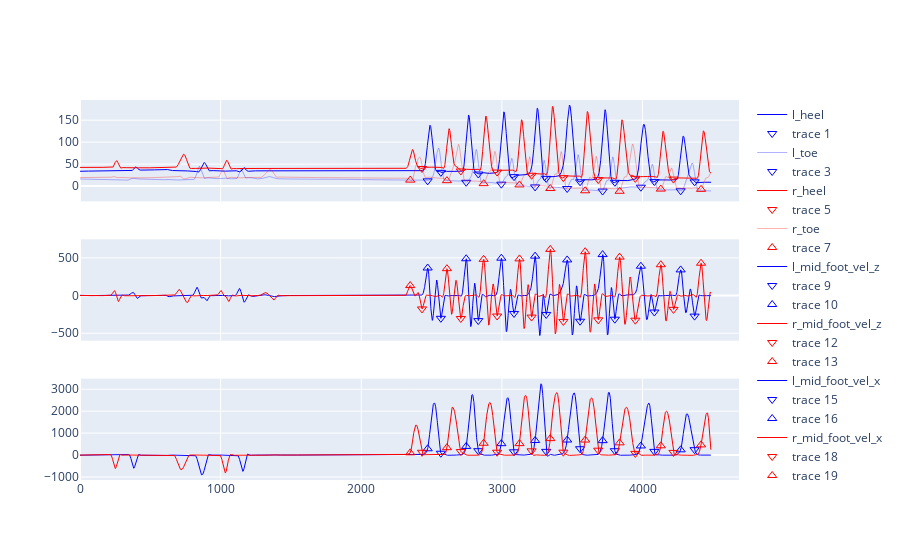

Notebook code for this chart:
### Code cell
l_heel_pos = filtered_data[:,:,np.argwhere(omc_data["marker_location"]=='l_heel')[:,0][0]]
l_toe_pos = filtered_data[:,:,np.argwhere(omc_data["marker_location"]=='l_toe')[:,0][0]]
r_heel_pos = filtered_data[:,:,np.argwhere(omc_data["marker_location"]=='r_heel')[:,0][0]]
r_toe_pos = filtered_data[:,:,np.argwhere(omc_data["marker_location"]=='r_toe')[:,0][0]]

fig = make_subplots(rows=3, cols=1, shared_xaxes=True)

# Position data
fig.add_trace(go.Scatter(x=np.arange(l_heel_pos.shape[0]), y=l_heel_pos[:,2], mode='lines', line=dict(color='rgba(0, 0, 255, 1)', width=1), name='l_heel'), row=1, col=1)
fig.add_trace(go.Scatter(x=l_ix_IC, y=l_heel_pos[l_ix_IC,-1], mode="markers", marker=dict(symbol='triangle-down-open', size=8, color='rgba(0, 0, 255, 1)')), row=1, col=1)
fig.add_trace(go.Scatter(x=np.arange(l_toe_pos.shape[0]), y=l_toe_pos[:,2], mode='lines', line=dict(color='rgba(0, 0, 255, 0.3)', width=1), name='l_toe'), row=1, col=1)
fig.add_trace(go.Scatter(x=l_ix_FC, y=l_toe_pos[l_ix_FC,-1], mode="markers", marker=dict(symbol='triangle-down-open', size=8, color='rgba(0, 0, 255, 1)')), row=1, col=1)
fig.add_trace(go.Scatter(x=np.arange(r_heel_pos.shape[0]), y=r_heel_pos[:,2], mode='lines', line=dict(color='rgba(255, 0, 0, 1)', width=1), name='r_heel'), row=1, col=1)
fig.add_trace(go.Scatter(x=r_ix_IC, y=r_heel_pos[r_ix_IC,-1], mode="markers", marker=dict(symbol='triangle-down-open', size=8, color='rgba(255, 0, 0, 1)')), row=1, col=1)
fig.add_trace(go.Scatter(x=np.arange(r_toe_pos.shape[0]), y=r_toe_pos[:,2], mode='lines', line=dict(color='rgba(255, 0, 0, 0.3)', width=1), name='r_toe'), row=1, col=1)
fig.add_trace(go.Scatter(x=r_ix_FC, y=r_toe_pos[r_ix_FC,-1], mode="markers", marker=dict(symbol='triangle-up-open', size=8, color='rgba(255, 0, 0, 1)')), row=1, col=1)

# Velocity
fig.add_trace(go.Scatter(x=np.arange(l_mid_foot_vel.shape[0]), y=l_mid_foot_vel[:,-1], mode='lines', line=dict(color='rgba(0, 0, 255, 1)', width=1), name='l_mid_foot_vel_z'), row=2, col=1)
fig.add_trace(go.Scatter(x=l_ix_IC, y=l_mid_foot_vel[l_ix_IC,-1], mode="markers", marker=dict(symbol='triangle-down-open', size=8, color='rgba(0, 0, 255, 1)')), row=2, col=1)
fig.add_trace(go.Scatter(x=l_ix_FC, y=l_mid_foot_vel[l_ix_FC,-1], mode="markers", marker=dict(symbol='triangle-up-open', size=8, color='rgba(0, 0, 255, 1)')), row=2, col=1)
fig.add_trace(go.Scatter(x=np.arange(r_mid_foot_vel.shape[0]), y=r_mid_foot_vel[:,-1], mode='lines', line=dict(color='rgba(255, 0, 0, 1)', width=1), name='r_mid_foot_vel_z'), row=2, col=1)
fig.add_trace(go.Scatter(x=r_ix_IC, y=r_mid_foot_vel[r_ix_IC,-1], mode="markers", marker=dict(symbol='triangle-down-open', size=8, color='rgba(255, 0, 0, 1)')), row=2, col=1)
fig.add_trace(go.Scatter(x=r_ix_FC, y=r_mid_foot_vel[r_ix_FC,-1], mode="markers", marker=dict(symbol='triangle-up-open', size=8, color='rgba(255, 0, 0, 1)')), row=2, col=1)

# Horizontal foot velocity
fig.add_trace(go.Scatter(x=np.arange(l_mid_foot_vel.shape[0]), y=l_mid_foot_vel[:,0], mode='lines', line=dict(width=1, color='rgba(0, 0, 255, 1)'), name='l_mid_foot_vel_x'), row=3, col=1)
fig.add_trace(go.Scatter(x=l_ix_IC, y=l_mid_foot_vel[l_ix_IC,0], mode="markers", marker=dict(symbol='triangle-down-open', size=8, color='rgba(0, 0, 255, 1)')), row=3, col=1)
fig.add_trace(go.Scatter(x=l_ix_FC, y=l_mid_foot_vel[l_ix_FC,0], mode="markers", marker=dict(symbol='triangle-up-open', size=8, color='rgba(0, 0, 255, 1)')), row=3, col=1)
fig.add_trace(go.Scatter(x=np.arange(r_mid_foot_vel.shape[0]), y=r_mid_foot_vel[:,0], mode='lines', line=dict(width=1, color='rgba(255, 0, 0, 1)'), name='r_mid_foot_vel_x'), row=3, col=1)
fig.add_trace(go.Scatter(x=r_ix_IC, y=r_mid_foot_vel[r_ix_IC,0], mode="markers", marker=dict(symbol='triangle-down-open', size=8, color='rgba(255, 0, 0, 1)')), row=3, col=1)
fig.add_trace(go.Scatter(x=r_ix_FC, y=r_mid_foot_vel[r_ix_FC,0], mode="markers", marker=dict(symbol='triangle-up-open', size=8, color='rgba(255, 0, 0, 1)')), row=3, col=1)

# fig.update_xaxes(range=[2250, l_heel_pos.shape[0]])
fig.show()

### Figure 1 — Plotly figure (JSON) as saved in the notebook; plotly's stock layout.template omitted (floating-point values rounded to 4 significant figures; data arrays with more than 128 entries replaced by an {"elided": "..."} marker saying what was removed)
{"data": [{"line": {"color": "rgba(0, 0, 255, 1)", "width": 1}, "mode": "lines", "name": "l_heel", "type": "scatter", "x": {"elided": "4488 int values"}, "xaxis": "x", "y": {"elided": "4488 float values"}, "yaxis": "y"}, {"marker": {"color": "rgba(0, 0, 255, 1)", "size": 8, "symbol": "triangle-down-open"}, "mode": "markers", "type": "scatter", "x": [2566, 2832, 3086, 3315, 3556, 3803, 4084, 4370], "xaxis": "x", "y": [31.16, 27.46, 21.47, 17.48, 9.781, 8.547, 10.21, 9.601], "yaxis": "y"}, {"line": {"color": "rgba(0, 0, 255, 0.3)", "width": 1}, "mode": "lines", "name": "l_toe", "type": "scatter", "x": {"elided": "4488 int values"}, "xaxis": "x", "y": {"elided": "4488 float values"}, "yaxis": "y"}, {"marker": {"color": "rgba(0, 0, 255, 1)", "size": 8, "symbol": "triangle-down-open"}, "mode": "markers", "type": "scatter", "x": [2472, 2746, 2996, 3236, 3464, 3716, 3988, 4271], "xaxis": "x", "y": [11.86, 8.586, 4.345, -1.919, -5.512, -11.4, -2.606, -10.79], "yaxis": "y"}, {"line": {"color": "rgba(255, 0, 0, 1)", "width": 1}, "mode": "lines", "name": "r_heel", "type": "scatter", "x": {"elided": "4488 int values"}, "xaxis": "x", "y": {"elided": "4488 float values"}, "yaxis": "y"}, {"marker": {"color": "rgba(255, 0, 0, 1)", "size": 8, "symbol": "triangle-down-open"}, "mode": "markers", "type": "scatter", "x": [2432, 2708, 2966, 3211, 3437, 3685, 3949, 4220], "xaxis": "x", "y": [40.03, 34.42, 31.87, 24.58, 19.18, 14.8, 17.46, 15.85], "yaxis": "y"}, {"line": {"color": "rgba(255, 0, 0, 0.3)", "width": 1}, "mode": "lines", "name": "r_toe", "type": "scatter", "x": {"elided": "4488 int values"}, "xaxis": "x", "y": {"elided": "4488 float values"}, "yaxis": "y"}, {"marker": {"color": "rgba(255, 0, 0, 1)", "size": 8, "symbol": "triangle-up-open"}, "mode": "markers", "type": "scatter", "x": [2348, 2609, 2870, 3125, 3344, 3592, 3837, 4130, 4416], "xaxis": "x", "y": [13.54, 12.28, 5.442, 2.602, -5.584, -10.74, -11.84, -6.864, -7.423], "yaxis": "y"}, {"line": {"color": "rgba(0, 0, 255, 1)", "width": 1}, "mode": "lines", "name": "l_mid_foot_vel_z", "type": "scatter", "x": {"elided": "4487 int values"}, "xaxis": "x2", "y": {"elided": "4487 float values"}, "yaxis": "y2"}, {"marker": {"color": "rgba(0, 0, 255, 1)", "size": 8, "symbol": "triangle-down-open"}, "mode": "markers", "type": "scatter", "x": [2566, 2832, 3086, 3315, 3556, 3803, 4084, 4370], "xaxis": "x2", "y": [-301.6, -331.7, -237.1, -250.4, -340.3, -313.3, -218.5, -272.5], "yaxis": "y2"}, {"marker": {"color": "rgba(0, 0, 255, 1)", "size": 8, "symbol": "triangle-up-open"}, "mode": "markers", "type": "scatter", "x": [2472, 2746, 2996, 3236, 3464, 3716, 3988, 4271], "xaxis": "x2", "y": [365.5, 488.1, 495.6, 522.9, 472.8, 543.3, 389.3, 340.5], "yaxis": "y2"}, {"line": {"color": "rgba(255, 0, 0, 1)", "width": 1}, "mode": "lines", "name": "r_mid_foot_vel_z", "type": "scatter", "x": {"elided": "4487 int values"}, "xaxis": "x2", "y": {"elided": "4487 float values"}, "yaxis": "y2"}, {"marker": {"color": "rgba(255, 0, 0, 1)", "size": 8, "symbol": "triangle-down-open"}, "mode": "markers", "type": "scatter", "x": [2432, 2708, 2966, 3211, 3437, 3685, 3949, 4220], "xaxis": "x2", "y": [-177.1, -304.5, -271.1, -285.2, -343.0, -322.1, -326.4, -183.2], "yaxis": "y2"}, {"marker": {"color": "rgba(255, 0, 0, 1)", "size": 8, "symbol": "triangle-up-open"}, "mode": "markers", "type": "scatter", "x": [2348, 2609, 2870, 3125, 3344, 3592, 3837, 4130, 4416], "xaxis": "x2", "y": [132.7, 356.6, 480.6, 486.4, 612.3, 581.5, 510.0, 409.1, 429.0], "yaxis": "y2"}, {"line": {"color": "rgba(0, 0, 255, 1)", "width": 1}, "mode": "lines", "name": "l_mid_foot_vel_x", "type": "scatter", "x": {"elided": "4487 int values"}, "xaxis": "x3", "y": {"elided": "4487 float values"}, "yaxis": "y3"}, {"marker": {"color": "rgba(0, 0, 255, 1)", "size": 8, "symbol": "triangle-down-open"}, "mode": "markers", "type": "scatter", "x": [2566, 2832, 3086, 3315, 3556, 3803, 4084, 4370], "xaxis": "x3", "y": [84.54, 201.1, 149.8, 169.5, 290.8, 199.0, 168.5, 247.5], "yaxis": "y3"}, {"marker": {"color": "rgba(0, 0, 255, 1)", "size": 8, "symbol": "triangle-up-open"}, "mode": "markers", "type": "scatter", "x": [2472, 2746, 2996, 3236, 3464, 3716, 3988, 4271], "xaxis": "x3", "y": [287.5, 394.8, 521.0, 665.1, 685.1, 657.4, 415.7, 240.4], "yaxis": "y3"}, {"line": {"color": "rgba(255, 0, 0, 1)", "width": 1}, "mode": "lines", "name": "r_mid_foot_vel_x", "type": "scatter", "x": {"elided": "4487 int values"}, "xaxis": "x3", "y": {"elided": "4487 float values"}, "yaxis": "y3"}, {"marker": {"color": "rgba(255, 0, 0, 1)", "size": 8, "symbol": "triangle-down-open"}, "mode": "markers", "type": "scatter", "x": [2432, 2708, 2966, 3211, 3437, 3685, 3949, 4220], "xaxis": "x3", "y": [128.3, 161.0, 130.7, 193.2, 133.8, 223.1, 77.0, 121.9], "yaxis": "y3"}, {"marker": {"color": "rgba(255, 0, 0, 1)", "size": 8, "symbol": "triangle-up-open"}, "mode": "markers", "type": "scatter", "x": [2348, 2609, 2870, 3125, 3344, 3592, 3837, 4130, 4416], "xaxis": "x3", "y": [103.1, 337.8, 539.8, 522.2, 750.2, 685.3, 556.7, 422.8, 464.5], "yaxis": "y3"}], "layout": {"xaxis": {"anchor": "y", "domain": [0, 1], "matches": "x3", "showticklabels": false}, "xaxis2": {"anchor": "y2", "domain": [0, 1], "matches": "x3", "showticklabels": false}, "xaxis3": {"anchor": "y3", "domain": [0, 1]}, "yaxis": {"anchor": "x", "domain": [0.7333, 1]}, "yaxis2": {"anchor": "x2", "domain": [0.3667, 0.6333]}, "yaxis3": {"anchor": "x3", "domain": [0, 0.2667]}}}
